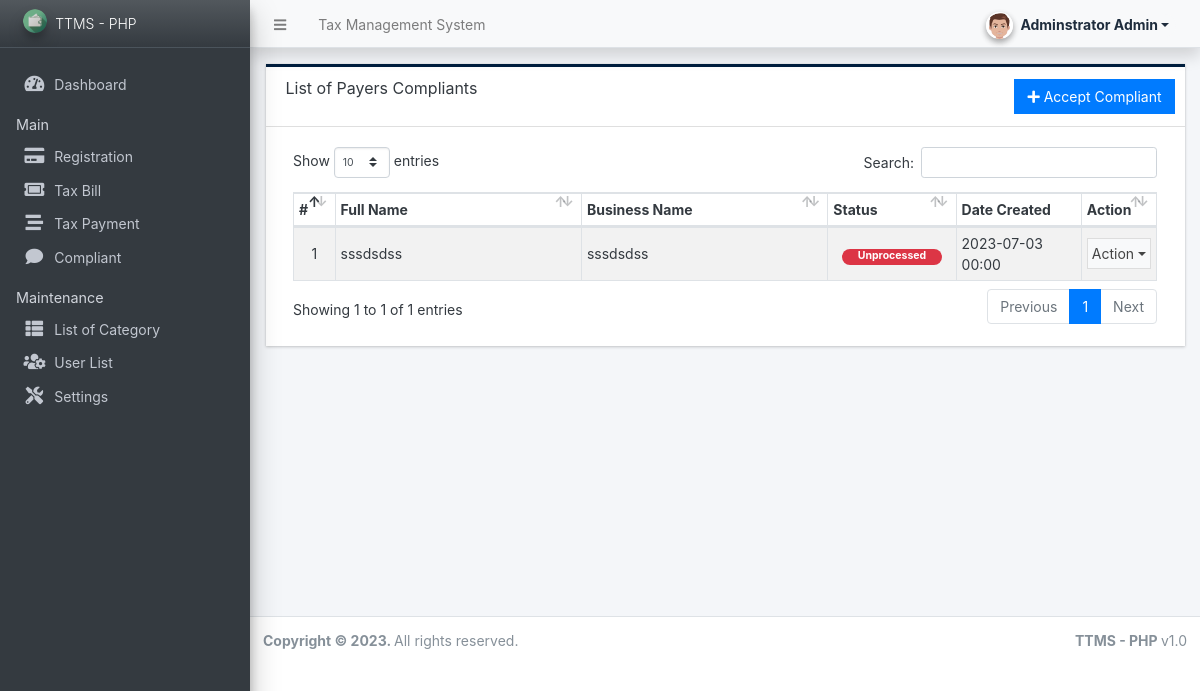
Screenshot of /admin/?page=compliant (signed in) with the database file from the repository.
### tables this page shows
CREATE TABLE `compliant_list` (
  `name` varchar(255) NOT NULL,
  `delete_flag` int(1) NOT NULL,
  `company_name` varchar(255) NOT NULL,
  `tin_number` int(11) NOT NULL,
  `compliant` varchar(255) NOT NULL,
  `status` int(11) NOT NULL,
  `date_created` date NOT NULL DEFAULT current_timestamp()
);

### admin/compliant/index.php (the view, shortened to what this page needs)
<div class="card card-outline rounded-0 card-navy">
	<div class="card-header">
		<h3 class="card-title">List of Payers Compliants</h3>
		<div class="card-tools">
			<a href="javascript:void(0)" id="create_new" class="btn btn-flat btn-primary"><span class="fas fa-plus"></span> Accept Compliant</a>
		</div>
	</div>
	<div class="card-body">
        <div class="container-fluid">
			<table class="table table-hover table-striped table-bordered" id="list">
				<colgroup>
					<col width="5%">
					<col width="30%">
					<col width="30%">
					<col width="15%">
					<col width="15%">
				</colgroup>
				<thead>
					<tr>
						<th>#</th>
						<th>Full Name</th>
						<th>Business Name</th>
						<th>Status</th>
						<th>Date Created</th>
						<th>Action</th>
					</tr>
				</thead>
				<tbody>
					<?php
					$i = 1;
						$qry = $conn->query("SELECT * from `compliant_list` where delete_flag = 0 order by abs(`name`) asc, `name` asc ");
						while($row = $qry->fetch_assoc()):
					?>
						<tr>
							<td class="text-center"><?php echo $i++; ?></td>
							<td><?php echo $row['name'] ?></td>
							<td><?php echo $row['name'] ?></td>
							<td class="text-center">
								<?php if($row['status'] == 1): ?>
                                    <span class="badge badge-success px-3 rounded-pill">Processed</span>
									<?php else: ?>
										<span class="badge badge-danger px-3 rounded-pill">Unprocessed</span>
										<?php endif; ?>
							</td>
							<td><?php echo date("Y-m-d H:i",strtotime($row['date_created'])) ?></td>
							<td align="center">
								 <button type="button" class="btn btn-flat p-1 btn-default btn-sm dropdown-toggle dropdown-icon" data-toggle="dropdown">
				                  		Action
				                  </button>
							</td>
						</tr>
					<?php endwhile; ?>
				</tbody>
			</table>
		</div>
	</div>
</div>

### rows the page displays
compliant_list: name "sssdsdss", status "Unprocessed", date_created "2023-07-03 00:00"

### other values shown
$_settings->info('name') "Tax Management System"
$_settings->userdata('firstname').' '.$_settings->userdata('lastname') "Adminstrator Admin"
$_settings->info('short_name') "TTMS - PHP"
